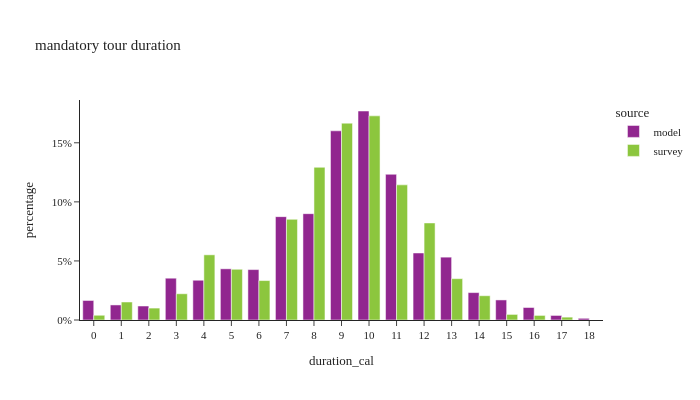

The cell this chart's notebook holds for it:
### Code cell
m_tour_data['duration_cal'] = m_tour_data['end'] - m_tour_data['start']

df_plot = m_tour_data.groupby(['source','duration_cal'])[['tour_weight']].sum().reset_index()
df_plot['percentage'] = df_plot.groupby(['source'], group_keys=False)['tour_weight']. \
    apply(lambda x: x / float(x.sum()))

fig = px.bar(df_plot, x="duration_cal", y="percentage", color="source",barmode="group",
             title="mandatory tour duration")
fig.for_each_annotation(lambda a: a.update(text = a.text.split("=")[-1]))
fig.update_layout(height=400, width=700, yaxis=dict(tickformat=".0%"), xaxis=dict(dtick="1"))
fig.show()

### Figure 1 — Plotly figure (JSON) as saved in the notebook; plotly's stock layout.template omitted (floating-point values rounded to 4 significant figures)
{"data": [{"alignmentgroup": "True", "hovertemplate": "source=model<br>duration_cal=%{x}<br>percentage=%{y}<extra></extra>", "legendgroup": "model", "marker": {"color": "#91268F", "pattern": {"shape": ""}}, "name": "model", "offsetgroup": "model", "orientation": "v", "showlegend": true, "textposition": "auto", "type": "bar", "x": [0.0, 1.0, 2.0, 3.0, 4.0, 5.0, 6.0, 7.0, 8.0, 9.0, 10.0, 11.0, 12.0, 13.0, 14.0, 15.0, 16.0, 17.0, 18.0], "xaxis": "x", "y": [0.01653, 0.01274, 0.01183, 0.03538, 0.03365, 0.04333, 0.04268, 0.08749, 0.09001, 0.1601, 0.1769, 0.1233, 0.05674, 0.0532, 0.02319, 0.01698, 0.01058, 0.003849, 0.001435], "yaxis": "y"}, {"alignmentgroup": "True", "hovertemplate": "source=survey<br>duration_cal=%{x}<br>percentage=%{y}<extra></extra>", "legendgroup": "survey", "marker": {"color": "#8CC63E", "pattern": {"shape": ""}}, "name": "survey", "offsetgroup": "survey", "orientation": "v", "showlegend": true, "textposition": "auto", "type": "bar", "x": [0.0, 1.0, 2.0, 3.0, 4.0, 5.0, 6.0, 7.0, 8.0, 9.0, 10.0, 11.0, 12.0, 13.0, 14.0, 15.0, 16.0, 17.0], "xaxis": "x", "y": [0.004008, 0.01523, 0.01009, 0.02222, 0.05518, 0.04294, 0.03338, 0.08522, 0.1292, 0.1666, 0.1728, 0.1144, 0.08215, 0.03499, 0.02054, 0.004722, 0.003874, 0.002418], "yaxis": "y"}], "layout": {"barmode": "group", "height": 400, "legend": {"title": {"text": "source"}, "tracegroupgap": 0}, "title": {"text": "mandatory tour duration"}, "width": 700, "xaxis": {"anchor": "y", "domain": [0.0, 1.0], "dtick": "1", "title": {"text": "duration_cal"}}, "yaxis": {"anchor": "x", "domain": [0.0, 1.0], "tickformat": ".0%", "title": {"text": "percentage"}}}}
